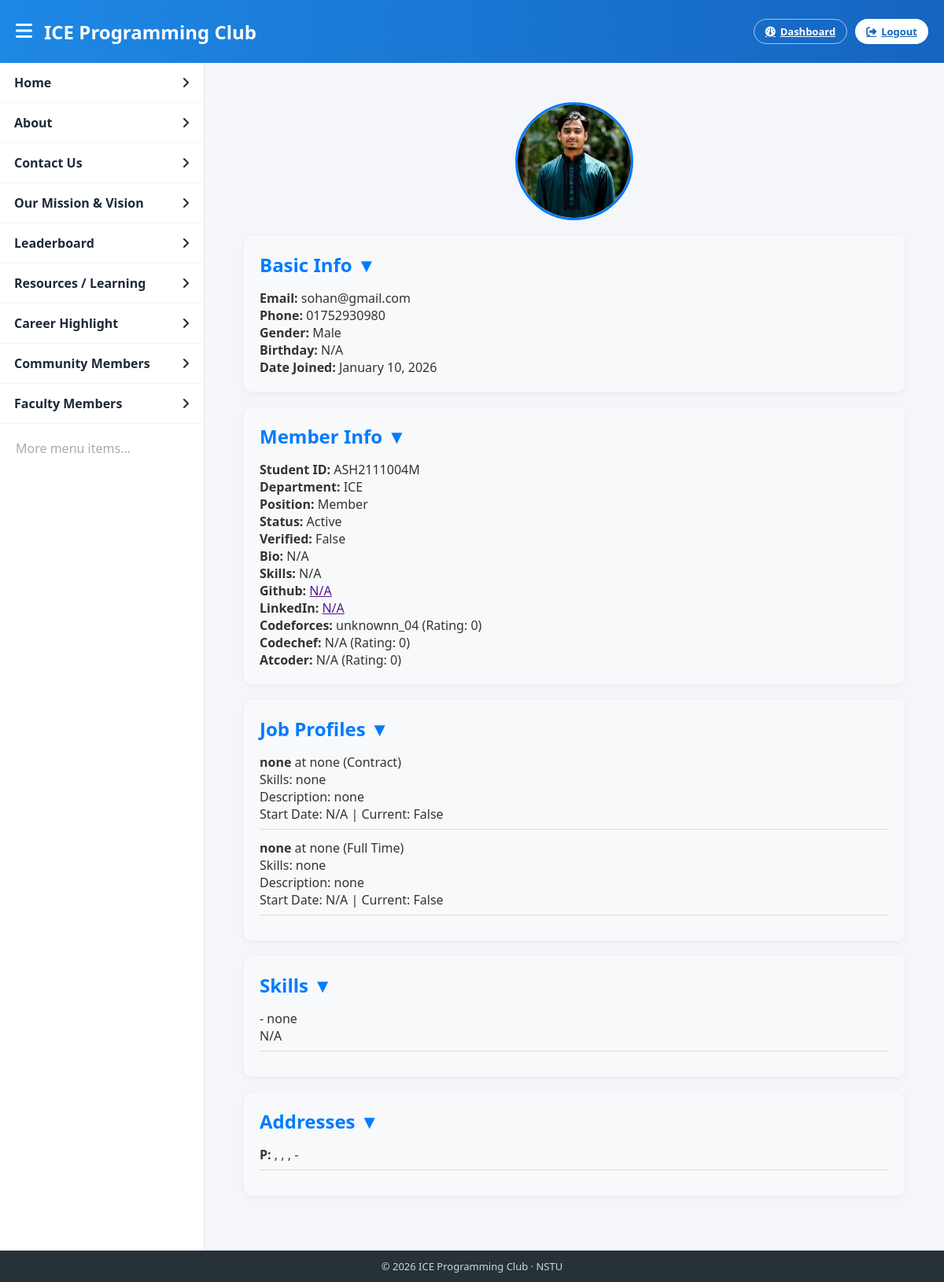
Screenshot of /admin_user_details/12/ (signed in) with the database file from the repository.
### Core/models.py (models this page shows, shortened)
class Member(models.Model):
    POSITION_CHOICES = [
        ('member','Member'),
        ('admin','Admin'),
        ('president','President'),
        ('vice_president','Vice President'),
        ('secretary','Secretary'),
    ]
    STATUS_CHOICES = [
        ('active','Active'),
        ('alumni','Alumni'),
    ]
    user = models.OneToOneField(get_user_model(), on_delete=models.CASCADE)
    student_id = models.CharField(max_length=100, unique=True)
    session = models.ForeignKey(Session, on_delete=models.CASCADE)
    department = models.CharField(max_length=100)
    position = models.CharField(max_length=20, choices=POSITION_CHOICES, default='member')
    skills = models.TextField(blank=True)
    bio = models.TextField(blank=True)
    github = models.URLField(blank=True)
    linkedin = models.URLField(blank=True)
    profile_picture = models.ImageField(upload_to='profile_pics/', default='default_profile.png')
    is_verified = models.BooleanField(default=False)
    status = models.CharField(max_length=10, choices=STATUS_CHOICES, default='active')
    joined_at = models.DateTimeField(auto_now_add=True)
    codeforces_handle = models.CharField(max_length=100, blank=True)
    codechef_handle = models.CharField(max_length=100, blank=True)
    atcoder_handle = models.CharField(max_length=100, blank=True)
    cf_rating = models.IntegerField(default=0)
    cc_rating = models.IntegerField(default=0)
    at_rating = models.IntegerField(default=0)

class CustomUser(AbstractBaseUser, PermissionsMixin):
    GENDER_CHOICES = [('M','Male'),('F','Female'),('O','Other')]
    name = models.CharField(max_length=100)
    email = models.EmailField(unique=True)
    phone_number = models.CharField(max_length=15, blank=True, null=True)
    gender = models.CharField(max_length=10, choices=GENDER_CHOICES, blank=True, null=True)
    birthday = models.DateField(blank=True, null=True)
    is_active = models.BooleanField(default=True)
    is_staff = models.BooleanField(default=False)
    date_joined = models.DateTimeField(auto_now_add=True)
    objects = CustomUserManager()
    USERNAME_FIELD = "email"
    REQUIRED_FIELDS = []

class JobProfile(models.Model):
    JOB_TYPE_CHOICES=[
        ('full_time','Full Time'),
        ('part_time','Part Time'),
        ('internship','Internship'),
        ('remote','Remote'),
        ('contract','Contract'),
    ]
    user = models.ForeignKey(
        get_user_model(),
        on_delete=models.CASCADE,
        related_name='job_profiles'
    )
    job_title = models.CharField(max_length=200)
    company_name = models.CharField(max_length=200)
    locrtion = models.CharField(max_length=200,blank=True)
    location = models.CharField(max_length=200, blank=True)
    job_type = models.CharField(
        max_length=20,
        choices=JOB_TYPE_CHOICES
    )
    skills = models.TextField(help_text="coma separated skills")
    description = models.TextField(blank = True)
    start_date = models.DateField(blank=True,null=True)
    is_current= models.BooleanField(default=True)
    created_at = models.DateTimeField(auto_now_add=True)

class UserSkill(models.Model):
    user = models.ForeignKey(
        get_user_model(),
        on_delete=models.CASCADE,
        related_name='user_skills'
    )
    skill_name = models.CharField(max_length=100, blank=True)
    EXPERIENCE_CHOICES = [
        ('none', 'None'),
        ('6_month', '6 Month/Half Year'),
        ('one_year', '1 Year'),
        ('two_year', '2 Year'),
        ('three_year', '3 Year'),
        ('three_year_plus', '3 Year+'),
    ]
    experience = models.CharField(
        max_length=20,
        choices=EXPERIENCE_CHOICES,
        default='none'
    )
    description = models.TextField(blank=True)

class UserAddress(models.Model):
    ADDRESS_TYPE_CHOICES=[
        ('present','Present Address'),
        ('permanent','Permanent Address'),
    ]
    user=models.ForeignKey(User,on_delete=models.CASCADE,related_name='address')
    address_type= models.CharField(max_length=100,choices=ADDRESS_TYPE_CHOICES)
    street=models.CharField(max_length=255,blank=True)
    city=models.CharField(max_length=100,blank=True)
    state= models.CharField(max_length=100,blank=True)
    country = models.CharField(max_length=100,blank=True)
    postal_code = models.CharField(max_length=20,blank=True)

### Core/views.py (the view)
# urls.py: path('admin_user_details/<int:user_id>/', views.admin_user_detail, name='admin_user_detail'),
@staff_member_required
def admin_user_detail(request, user_id):
    user = get_object_or_404(CustomUser, id=user_id)
    member = Member.objects.filter(user=user).first()
    job_profiles = JobProfile.objects.filter(user=user)
    skills = UserSkill.objects.filter(user=user)
    addresses = UserAddress.objects.filter(user=user)
    return render(request, 'deshboard/admin_user_detail.html', {
        'user': user,
        'member': member,
        'job_profiles': job_profiles,
        'skills': skills,
        'addresses': addresses,
    })

### templates/deshboard/admin_user_detail.html (shortened to what this page needs)
{% extends "navbar.html" %}
{% load static %}
{% block content %}
<div class="profile-container">
    {% if member and member.profile_picture %}
        <img src="{{ member.profile_picture.url }}" alt="Profile Picture" class="profile-pic">
    {% else %}
        <img src="{% static 'default_profile.png' %}" alt="Profile Picture" class="profile-pic">
    {% endif %}
    <div class="card">
        <h2 onclick="toggleCollapse('basic-info')">Basic Info ▼</h2>
        <div id="basic-info" class="collapse-content">
            <p><strong>Email:</strong> {{ user.email }}</p>
            <p><strong>Phone:</strong> {{ user.phone_number|default:"N/A" }}</p>
            <p><strong>Gender:</strong> {{ user.get_gender_display|default:"N/A" }}</p>
            <p><strong>Birthday:</strong> {{ user.birthday|default:"N/A" }}</p>
            <p><strong>Date Joined:</strong> {{ user.date_joined|date:"F j, Y" }}</p>
        </div>
    </div>
    {% if member %}
    <div class="card">
        <h2 onclick="toggleCollapse('member-info')">Member Info ▼</h2>
        <div id="member-info" class="collapse-content">
            <p><strong>Student ID:</strong> {{ member.student_id }}</p>
            <p><strong>Department:</strong> {{ member.department }}</p>
            <p><strong>Position:</strong> {{ member.get_position_display }}</p>
            <p><strong>Status:</strong> {{ member.get_status_display }}</p>
            <p><strong>Verified:</strong> {{ member.is_verified }}</p>
            <p><strong>Bio:</strong> {{ member.bio|default:"N/A" }}</p>
            <p><strong>Skills:</strong> {{ member.skills|default:"N/A" }}</p>
            <p><strong>Github:</strong> <a href="{{ member.github }}" target="_blank">{{ member.github|default:"N/A" }}</a></p>
            <p><strong>LinkedIn:</strong> <a href="{{ member.linkedin }}" target="_blank">{{ member.linkedin|default:"N/A" }}</a></p>
            <p><strong>Codeforces:</strong> {{ member.codeforces_handle|default:"N/A" }} (Rating: {{ member.cf_rating }})</p>
            <p><strong>Codechef:</strong> {{ member.codechef_handle|default:"N/A" }} (Rating: {{ member.cc_rating }})</p>
            <p><strong>Atcoder:</strong> {{ member.atcoder_handle|default:"N/A" }} (Rating: {{ member.at_rating }})</p>
        </div>
    </div>
    {% endif %}
    <div class="card">
        <h2 onclick="toggleCollapse('job-profiles')">Job Profiles ▼</h2>
        <div id="job-profiles" class="collapse-content">
            {% if job_profiles %}
            <ul>
                {% for job in job_profiles %}
                <li>
                    <strong>{{ job.job_title }}</strong> at {{ job.company_name }} ({{ job.get_job_type_display }})<br>
                    Skills: {{ job.skills }}<br>
                    Description: {{ job.description|default:"N/A" }}<br>
                    Start Date: {{ job.start_date|date:"F j, Y"|default:"N/A" }} | Current: {{ job.is_current }}
                </li>
                {% endfor %}
            </ul>
            {% else %}
            <p>No job profiles</p>
            {% endif %}
        </div>
    </div>
    <div class="card">
        <h2 onclick="toggleCollapse('skills')">Skills ▼</h2>
        <div id="skills" class="collapse-content">
            {% if skills %}
            <ul>
                {% for skill in skills %}
                <li>{{ skill.skill_name }} - {{ skill.experience }}<br>{{ skill.description|default:"N/A" }}</li>
                {% endfor %}
            </ul>
            {% else %}
            <p>No skills added</p>
            {% endif %}
        </div>
    </div>
    <div class="card">
        <h2 onclick="toggleCollapse('addresses')">Addresses ▼</h2>
        <div id="addresses" class="collapse-content">
            {% if addresses %}
            <ul>
                {% for addr in addresses %}
                <li>
                    <strong>{{ addr.get_address_type_display }}:</strong>
                    {{ addr.street|default:"" }}, {{ addr.city|default:"" }}, {{ addr.state|default:"" }}, {{ addr.country|default:"" }} - {{ addr.postal_code|default:"" }}
                </li>
                {% endfor %}
            </ul>
            {% else %}
            <p>No addresses</p>
            {% endif %}
        </div>
    </div>
</div>
{% endblock %}

### templates/includes/navbar_head.html (style rules this page uses)
:root { --blue1:#1e88e5; --blue2:#1565c0; --bg:#f4f6f9; --border:#e5e7eb; --text:#1f2937; }
* { box-sizing:border-box; margin:0; padding:0; }
body { font-family:'Segoe UI',sans-serif; background:var(--bg); overflow:hidden; }

### templates/deshboard/admin_user_detail.html (style rules this page uses)
.profile-container { max-width: 900px; margin: auto; padding: 20px; font-family: 'Segoe UI', sans-serif; color: #333; }
.profile-pic { width: 150px; height: 150px; border-radius: 50%; object-fit: cover; border: 3px solid #007bff; display: block; margin: 0 auto 20px auto; }
.card { background: #f8f9fa; padding: 20px; border-radius: 10px; margin-bottom: 20px; box-shadow: 0px 2px 8px rgba(0,0,0,0.05); }
.card h2 { color: #007bff; margin-bottom: 15px; cursor: pointer; }
.card ul { list-style: none; padding-left: 0; }
.card li { margin-bottom: 12px; border-bottom: 1px solid #ddd; padding-bottom: 8px; }
.collapse-content { display: block; margin-top: 10px; }

### rows the page displays
Member: profile_picture (picture), student_id "ASH2111004M", department "ICE", position "Member", status "Active", is_verified "False", bio "N/A", skills "N/A", github "N/A", linkedin "N/A", codeforces_handle "unknownn_04", cf_rating "0", codechef_handle "N/A", cc_rating "0", atcoder_handle "N/A", at_rating "0"
CustomUser: email "sohan@gmail.com", phone_number "01752930980", gender "Male", birthday "N/A", date_joined "January 10, 2026"
JobProfile: job_title "none", company_name "none", job_type "Contract", skills "none", description "none", start_date "N/A", is_current "False"
JobProfile: job_title "none", company_name "none", job_type "Full Time", skills "none", description "none", start_date "N/A", is_current "False"
UserSkill: experience "none", description "N/A"
UserAddress: address_type "P"
